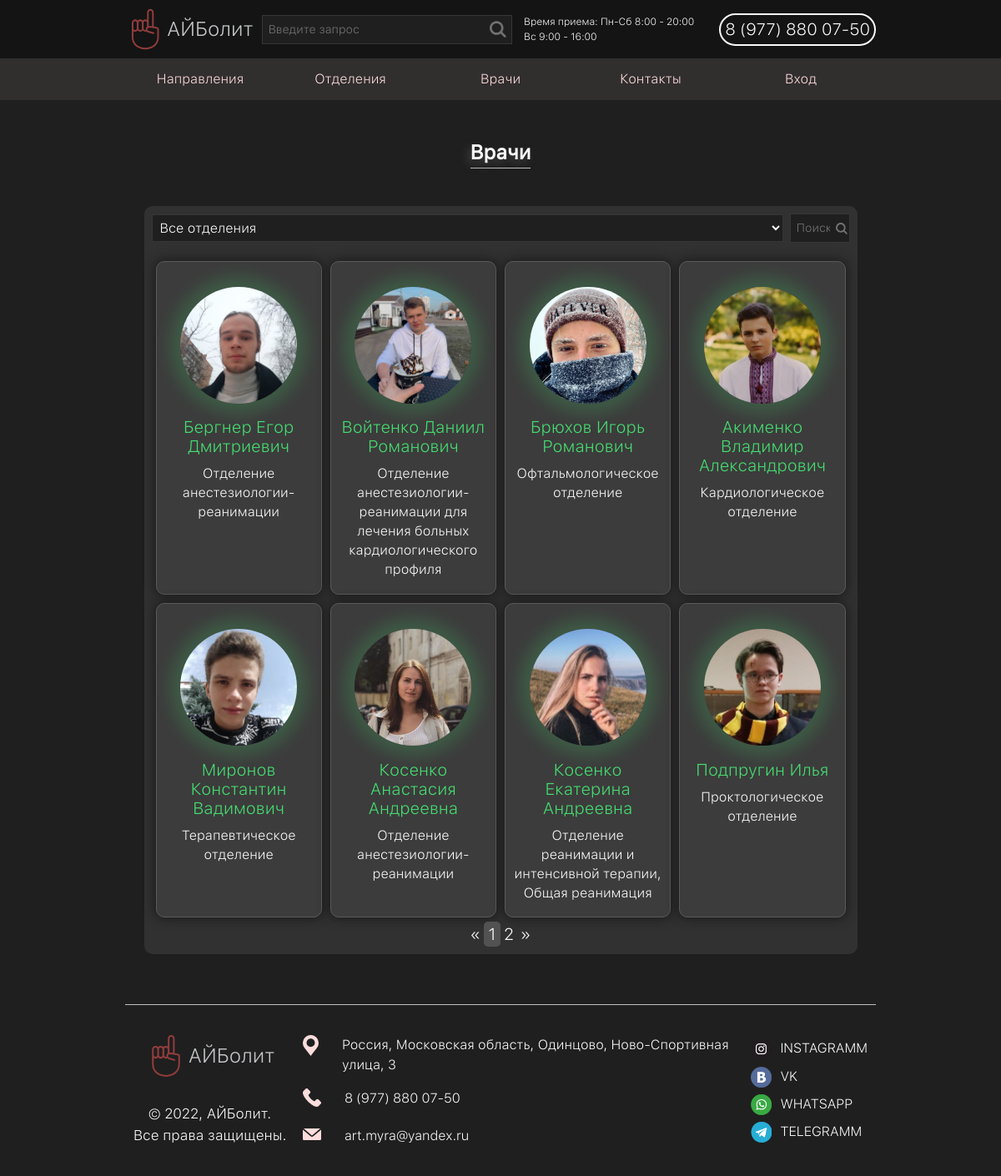
Page /doctors on the committed database.
### tables this page shows
CREATE TABLE `doctors` (
  `id` int NOT NULL,
  `name` varchar(50) NOT NULL,
  `surname` varchar(50) NOT NULL,
  `lastname` varchar(50) NOT NULL,
  `sex` tinyint(1) NOT NULL,
  `birthdate` date NOT NULL,
  `phone` varchar(10) NOT NULL,
  `education` text,
  `graduation_date` date NOT NULL,
  `cabinet` smallint NOT NULL,
  `departments_id` smallint NOT NULL,
  `password` varchar(32) NOT NULL,
  `photo` text NOT NULL
);

CREATE TABLE `departments` (
  `id` int NOT NULL,
  `name` varchar(100) NOT NULL,
  `department_head` smallint NOT NULL,
  `short_description` text NOT NULL,
  `description` text NOT NULL
);

### config/routes.php (called while the page is built)
<?php
    return [
        "contacts" => "contacts/index",
        "doctors" => "doctors/index",
        "doctors/(\d+)" => "doctors/single/$1",
        "departments" => "departments/index",
        "departments/(\d+)" => "departments/single/$1",
        "directions" => "directions/index",
        "directions/(\d+)" => "directions/single/$1",
        "appointment/register" => "appointments/redirect",
        "user/register" => "user/register",
        "user/auth" => "user/auth",
        "user/logout" => "user/logout",
        "appointment" => "appointments/appointmentlist",
        "user/api" => "user/api"
    ]
?>

### controllers/DoctorsController.php (called while the page is built, shortened)
<?php
    class DoctorsController{
        private $items_of_doctors = 8;
        public function actionIndex(){
            require_once 'models/DB.php';
            require_once 'models/doctors.php';
            $modelDoctors = new modelDoctors();
            $doctors_data = $modelDoctors->Get_doctors(null, $this->items_of_doctors, true);
            require_once 'views/doctors/index.php';
        }
    }
?>

### index.php (called while the page is built, shortened)
<?php
    require_once 'components/Router.php';
    $router = new Router();
    $router->run();
?>

### models/doctors.php (called while the page is built, shortened)
<?php
    class modelDoctors{
        private $Connect_db = false;
        public function __construct(){
            require_once 'models/DB.php';
            $this->Connect_db = new Connect_db();
        }
        public function Get_doctors($page = null, $amount_items, $amount_pages = false, $Search_parameters = null){
            $condition = "WHERE `doctors`.`departments_id` = `departments`.`id`";
            $started = ($page != null? ($page-1)*$amount_items : 0);
            $this->Connect_db->Connect();
            $query = @"SELECT `doctors`.`id`, CONCAT(`doctors`.`surname`, ' ', `doctors`.`name`, ' ', `doctors`.`lastname`) AS `FIO`, `doctors`.`photo`, `departments`.`name` AS `Department_name` FROM `doctors`, `departments`
            ".$condition.($started !== null?" LIMIT ".$started.($amount_items !== null?" , ".$amount_items:""):"");
            $data['doctors'] = $this->Connect_db->query($query);
            if($amount_pages == true){
                $data['amount_pages'] = $this->Connect_db->query("SELECT COUNT(*) AS `amount_pages` FROM `doctors`, `departments` ".$condition)[0]['amount_pages'];
                $data['amount_pages'] = ceil($data['amount_pages']/$amount_items);
            }
            $this->Connect_db->Close_Connect();
            return $data;
        }
    }
?>

### models/DB.php (called while the page is built, shortened)
<?php
    class Connect_db{
        private $MySql = false;
        public function Connect(){
            $this->MySql = new Mysqli('127.0.0.1', 'mysql', '', 'aibolit');
            $this->MySql->set_charset('utf8');
            return $this->MySql;
        }
        public function Close_Connect(){
            return true;
        }
        public function query($String_query, $type = null){
            $data = $this->MySql->query($String_query);
            if($this->MySql != false){
                if($type == null)
                    return $this->Sort_Result($data);
                else
                    return $this->Sort_Result($data, $type);
            }else{
                return 'Connection error!';
            }
        }
        private function Sort_Result($data, $type = 'associative'){
            $result = array();
            if($type == 'associative')
                while(($row = $data->fetch_assoc()) != false)
                    $result[] = $row;
            else if($type == 'indexed')
                while(($row = $data->fetch_row()) != false)
                    $result[] = $row;
            return $result;
        }
    }
?>

### views/doctors/index.php (the view, shortened to what this page needs)
<!DOCTYPE html>
<html lang="en">
<head>
    <link rel="stylesheet" href="/css/reset.css">
    <link rel="stylesheet" href="/css/base.css">
    <link rel="stylesheet" href="/css/doctors.css">
</head>
<body>
    <?php
        require_once 'views/layouts/header.php';
    ?>
    <div class="content">
        <section class="section-doctors">
            <div class="wrap">
                <div class="header_block">
                    <h1>Врачи</h1>
                </div>
                <div class="section-doctors-body">
                    <div class="section-doctors-body_search-block">
                        <select onchange="get_data_func('SearchDepartment', null)" name="departments" id="select_department">
                            <option value="0" selected>Все отделения</option>
                        </select>
                        <div class="input-block">
                            <input id="doctorsFIO_search" type="text" placeholder="Поиск по ФИО" value="">
                        </div>
                    </div>
                    <div class="section-doctors-body_items-block">
                        <?php foreach($doctors_data['doctors'] as $item):?>
                            <div class="section-doctors-body_items-block_item item_doctor">
                                    <div class="item-image"><img src="<?=$item['photo']?>" alt="doctor_image"></div>
                                    <div class="item-desc">
                                        <a href="doctors/<?=$item['id']?>" class="item-desc_header"><?=$item['FIO']?></a>
                                        <p class="item-desc_text"><?=$item['Department_name']?></p>
                                    </div>
                            </div>
                        <?php endforeach;?>
                    </div>
                    <?php if($doctors_data['amount_pages'] > 1): ?>
                        <div class="section-doctors-body_pages-block">
                            <span onclick="get_data_func('ChangePage', 1)" class="link">«</span>
                            <?php
                                for($i = 1; $i < 6; $i++){
                                    if($i < $doctors_data['amount_pages']+1)
                                        echo '<span onclick="get_data_func(\'ChangePage\', '.$i.')" class="link '.($i == 1?'selected_link':'').'">'.$i.'</span>';
                                    else
                                        break;
                                }
                            ?>
                            <span onclick="get_data_func('ChangePage',<?=$doctors_data['amount_pages']?>)" class="link">»</span>
                        </div>
                    <?php endif;?>
                </div>
            </div>
        </section>
    </div>
    <?php
        require_once 'views/layouts/footer.php';
    ?>
</body>
</html>

### components/Router.php (shortened to what this page needs)
<?php
    class Router{
        private $routes;
        public function __construct(){
            $this->routes = require_once 'config/routes.php';
        }
        public function run(){
            $uri = $this->Get_URI();
            foreach($this->routes as $uri_pattern => $path){
                if(preg_match("~^$uri_pattern$~", $uri)){
                    $path_array = explode("/", $path);
                    $ControllerName = ucfirst($path_array[0]);
                    $ActionName = ucfirst($path_array[1]);
                    $parameters = explode("/", preg_replace("~$uri_pattern~", $path, $uri));
                    unset($parameters[0], $parameters[1]);
                    $this->Drawing($ControllerName, $ActionName, $parameters);
                    exit;
                }
            }
        }
        private function Get_URI(){
            if(!empty($uri = $_SERVER['REQUEST_URI']))
            {
                $uri = str_replace($_SERVER['CONTEXT_PREFIX'], '', $uri);
                $uri = trim($uri, '/');
                return $uri;
            }
        }
        private function Drawing($ControllerName, $ActionName, array $parameters = Array()){
            $controllerObj = new $ControllerName();
            call_user_func_array([$controllerObj, 'action'.$ActionName], $parameters);
        }
    }
?>

### rows in the picture
doctors: photo (picture), FIO "Бергнер Егор Дмитриевич", departments.name "Отделение анестезиологии-реанимации"
doctors: photo (picture), FIO "Войтенко Даниил Романович", departments.name "Отделение анестезиологии-реанимации для лечения больных кардиологического профиля"
doctors: photo (picture), FIO "Брюхов Игорь Романович", departments.name "Офтальмологическое отделение"
doctors: photo (picture), FIO "Акименко Владимир Александрович", departments.name "Кардиологическое отделение"
doctors: photo (picture), FIO "Миронов Константин Вадимович", departments.name "Терапевтическое отделение"
doctors: photo (picture), FIO "Косенко Анастасия Андреевна", departments.name "Отделение анестезиологии-реанимации"
doctors: photo (picture), FIO "Косенко Екатерина Андреевна", departments.name "Отделение реанимации и интенсивной терапии, Общая реанимация"
doctors: photo (picture), FIO "Подпругин Илья", departments.name "Проктологическое отделение"

### other values in the picture
$HeaderData['Site_info']['site_name'] "АЙБолит"
$itemList['name'] "Направления"
$itemList['name'] "Отделения"
$itemList['name'] "Врачи"
$itemList['name'] "Контакты"
$FooterData['Site_info']['site_name'] "АЙБолит"
$FooterData['Site_info']['our_address'] "Россия, Московская область, Одинцово, Ново-Спортивная улица, 3"
$FooterData['Site_info']['our_mail'] "art.myra@yandex.ru"
$social_class "INSTAGRAMM"
$social_class "VK"
$social_class "WHATSAPP"
$social_class "TELEGRAMM"
